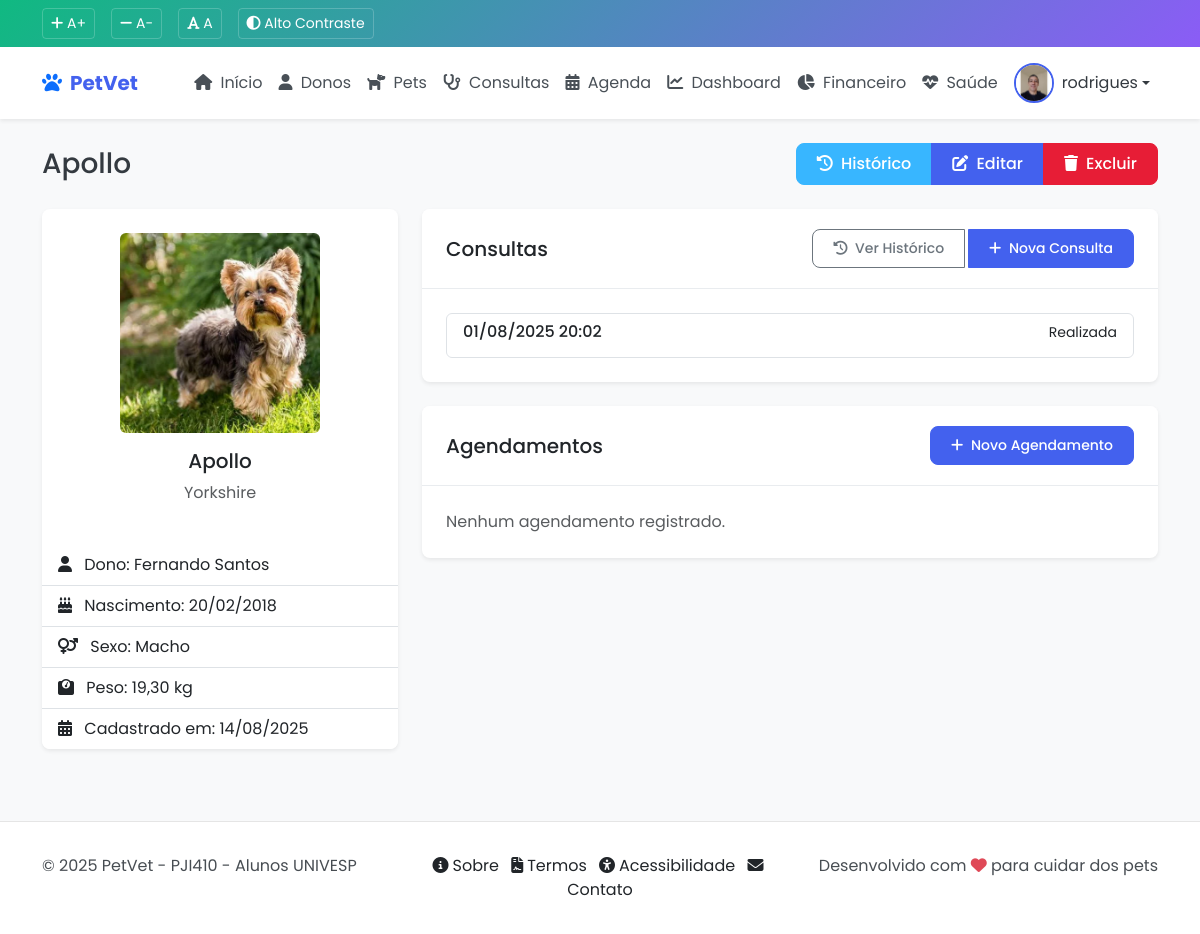
The app's page /core/pets/15/ (signed in), older data.
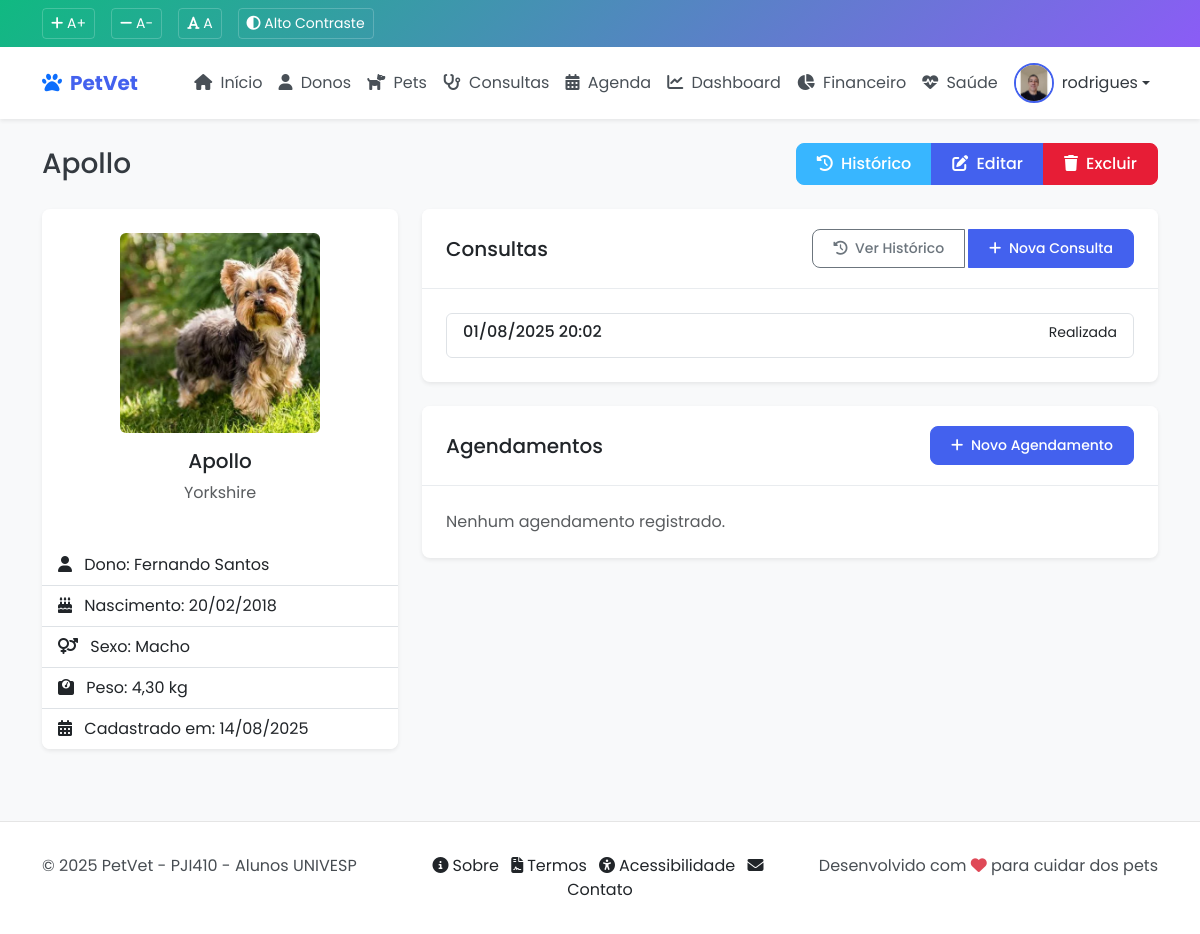
The same page, newer data.
### core/models.py (models this page shows, shortened)
class Pet(models.Model):
    ESPECIES = (
        ('CACHORRO', 'Cachorro'),
        ('GATO', 'Gato'),
        ('AVE', 'Ave'),
        ('ROEDOR', 'Roedor'),
        ('REPTIL', 'Réptil'),
        ('OUTRO', 'Outro'),
    )
    SEXO = (
        ('M', 'Macho'),
        ('F', 'Fêmea'),
    )
    nome = models.CharField(max_length=100)
    dono = models.ForeignKey(Dono, on_delete=models.CASCADE, related_name='pets')
    especie = models.CharField(max_length=20, choices=ESPECIES)
    raca = models.CharField(max_length=50, blank=True)
    sexo = models.CharField(max_length=1, choices=SEXO)
    data_nascimento = models.DateField(null=True, blank=True)
    peso = models.DecimalField(max_digits=5, decimal_places=2, null=True, blank=True)
    foto = models.ImageField(upload_to='pets_fotos/', null=True, blank=True)
    observacoes = models.TextField(blank=True)
    data_cadastro = models.DateTimeField(auto_now_add=True)
    updated_at = models.DateTimeField(auto_now=True)
    class Meta:
        verbose_name = 'Pet'
        verbose_name_plural = 'Pets'
        ordering = ['nome']

class Dono(models.Model):
    nome = models.CharField(max_length=100)
    cpf = models.CharField(max_length=14, unique=True)
    telefone = models.CharField(max_length=15)
    email = models.EmailField(unique=True)
    endereco = models.TextField()
    data_cadastro = models.DateTimeField(auto_now_add=True)
    class Meta:
        verbose_name = 'Dono'
        verbose_name_plural = 'Donos'
        ordering = ['nome']

### core/views.py (the view)
# urls.py: path('pets/<int:pk>/', views.pet_detail, name='pet_detail'),
@login_required
def pet_detail(request, pk):
    pet = get_object_or_404(Pet, pk=pk)
    consultas = Consulta.objects.filter(pet=pet).order_by('-data_hora')[:5]  # Mostra apenas as 5 mais recentes
    agendamentos = Agenda.objects.filter(pet=pet).order_by('-data_hora')[:5]  # Mostra apenas os 5 mais recentes
    context = {
        'pet': pet,
        'consultas': consultas,
        'agendamentos': agendamentos,
    }
    return render(request, 'core/pet/detail.html', context)

### templates/core/pet/detail.html (shortened to what the changed rows need)
{% extends 'base.html' %}
{% block content %}
<div class="container">
    <div class="d-flex justify-content-between align-items-center mb-4">
        <h1 class="h3 mb-0">{{ pet.nome }}</h1>
        <div class="btn-group">
            <a href="{% url 'core:pet_historico' pet.pk %}" class="btn btn-info text-white">
            </a>
            <a href="{% url 'core:pet_update' pet.pk %}" class="btn btn-primary">
            </a>
            <a href="{% url 'core:pet_delete' pet.pk %}" class="btn btn-danger">
            </a>
        </div>
    </div>
    <div class="row">
        <div class="col-md-4 mb-4">
            <div class="card">
                <div class="card-body text-center">
                    <div class="pet-photo mb-3">
                        {% if pet.foto %}
                        <img src="{{ pet.foto.url }}" alt="{{ pet.nome }}" class="img-fluid rounded">
                        {% else %}
                        <div class="no-photo">
                            <i class="fas fa-paw fa-3x"></i>
                        </div>
                        {% endif %}
                    </div>
                    <h5 class="card-title">{{ pet.nome }}</h5>
                    <p class="text-muted">{{ pet.raca }}</p>
                </div>
                <ul class="list-group list-group-flush">
                    <li class="list-group-item">
                        <i class="fas fa-user me-2"></i> Dono: {{ pet.dono.nome }}
                    </li>
                    <li class="list-group-item">
                        <i class="fas fa-birthday-cake me-2"></i> Nascimento: {{ pet.data_nascimento|date:"d/m/Y" }}
                    </li>
                    <li class="list-group-item">
                        <i class="fas fa-venus-mars me-2"></i> Sexo: {{ pet.get_sexo_display }}
                    </li>
                    <li class="list-group-item">
                        <i class="fas fa-weight me-2"></i> Peso: {{ pet.peso }} kg
                    </li>
                    <li class="list-group-item">
                        <i class="fas fa-calendar-alt me-2"></i> Cadastrado em: {{ pet.data_cadastro|date:"d/m/Y" }}
                    </li>
                </ul>
            </div>
        </div>
    </div>
</div>
{% endblock %}

Row changes from the older to the newer data that the page shows:
changed Pet "Apollo": peso "19,30" → "4,30"
